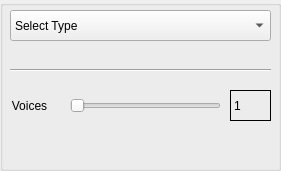
     <widget class="QGroupBox" name="groupBox">
      <property name="geometry">
       <rect>
        <x>250</x>
        <y>290</y>
        <width>281</width>
        <height>171</height>
       </rect>
      </property>
      <property name="title">
       <string/>
      </property>
      <widget class="QComboBox" name="comboBox_dl_type">
       <property name="geometry">
        <rect>
         <x>10</x>
         <y>10</y>
         <width>261</width>
         <height>31</height>
        </rect>
       </property>
       <property name="toolTip">
        <string>&lt;html&gt;&lt;head/&gt;&lt;body&gt;&lt;p&gt;Select the Type of Delay Line Effect.&lt;/p&gt;&lt;/body&gt;&lt;/html&gt;</string>
       </property>
       <property name="currentIndex">
        <number>0</number>
       </property>
       <item>
        <property name="text">
         <string>Select Type</string>
        </property>
       </item>
       <item>
        <property name="text">
         <string>Vibrato</string>
        </property>
       </item>
       <item>
        <property name="text">
         <string>Flanging</string>
        </property>
       </item>
       <item>
        <property name="text">
         <string>Chorus</string>
        </property>
       </item>
      </widget>
      <widget class="QLabel" name="label_20">
       <property name="geometry">
        <rect>
         <x>9</x>
         <y>90</y>
         <width>41</width>
         <height>31</height>
        </rect>
       </property>
       <property name="text">
        <string>Voices</string>
       </property>
       <property name="alignment">
        <set>Qt::AlignCenter</set>
       </property>
      </widget>
      <widget class="Line" name="line_8">
       <property name="geometry">
        <rect>
         <x>10</x>
         <y>60</y>
         <width>261</width>
         <height>20</height>
        </rect>
       </property>
       <property name="orientation">
        <enum>Qt::Horizontal</enum>
       </property>
      </widget>
      <widget class="QSlider" name="horizontalSlider_dl_voices">
       <property name="enabled">
        <bool>false</bool>
       </property>
       <property name="geometry">
        <rect>
         <x>70</x>
         <y>90</y>
         <width>151</width>
         <height>31</height>
        </rect>
       </property>
       <property name="toolTip">
        <string>&lt;html&gt;&lt;head/&gt;&lt;body&gt;&lt;p&gt;Number of Voices of the Chorus.&lt;/p&gt;&lt;/body&gt;&lt;/html&gt;</string>
       </property>
       <property name="minimum">
        <number>1</number>
       </property>
       <property name="maximum">
        <number>3</number>
       </property>
       <property name="orientation">
        <enum>Qt::Horizontal</enum>
       </property>
      </widget>
      <widget class="QLabel" name="label_dl_voices">
       <property name="geometry">
        <rect>
         <x>230</x>
         <y>90</y>
         <width>41</width>
         <height>31</height>
        </rect>
       </property>
       <property name="toolTip">
        <string>&lt;html&gt;&lt;head/&gt;&lt;body&gt;&lt;p&gt;Number of Voices of the Chorus.&lt;/p&gt;&lt;/body&gt;&lt;/html&gt;</string>
       </property>
       <property name="frameShape">
        <enum>QFrame::Box</enum>
       </property>
       <property name="frameShadow">
        <enum>QFrame::Plain</enum>
       </property>
       <property name="text">
        <string>1</string>
       </property>
      </widget>
     </widget>
